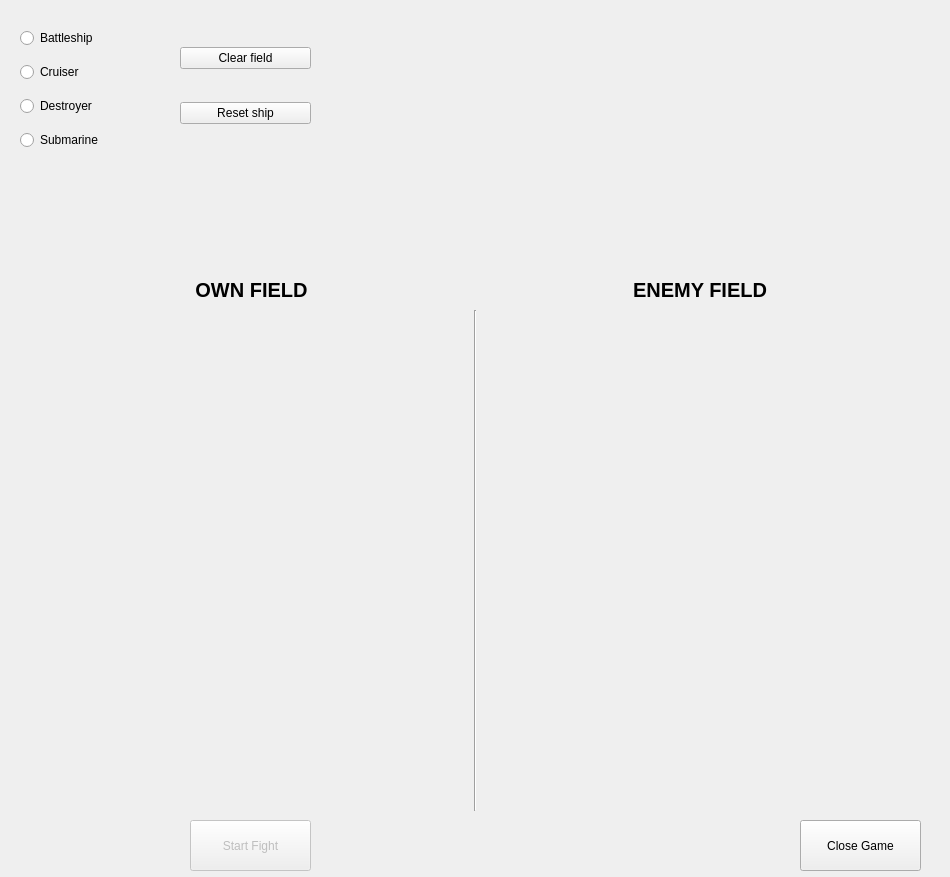
<?xml version="1.0" encoding="UTF-8"?>
<ui version="4.0">
 <class>Battlefield</class>
 <widget class="QWidget" name="Battlefield">
  <property name="geometry">
   <rect>
    <x>0</x>
    <y>0</y>
    <width>950</width>
    <height>877</height>
   </rect>
  </property>
  <property name="windowTitle">
   <string>Battlefield</string>
  </property>
  <widget class="QWidget" name="horizontalLayoutWidget">
   <property name="geometry">
    <rect>
     <x>30</x>
     <y>310</y>
     <width>891</width>
     <height>501</height>
    </rect>
   </property>
   <layout class="QHBoxLayout" name="horizontalLayout">
    <item>
     <layout class="QGridLayout" name="bfGridOwnShips"/>
    </item>
    <item>
     <widget class="Line" name="bfSeparator">
      <property name="layoutDirection">
       <enum>Qt::RightToLeft</enum>
      </property>
      <property name="orientation">
       <enum>Qt::Vertical</enum>
      </property>
     </widget>
    </item>
    <item>
     <layout class="QGridLayout" name="bfGridEnemyShips"/>
    </item>
   </layout>
  </widget>
  <widget class="QWidget" name="verticalLayoutWidget">
   <property name="geometry">
    <rect>
     <x>20</x>
     <y>20</y>
     <width>160</width>
     <height>141</height>
    </rect>
   </property>
   <layout class="QVBoxLayout" name="verticalLayout">
    <item>
     <widget class="QRadioButton" name="bfRadioBattleship">
      <property name="text">
       <string>Battleship</string>
      </property>
     </widget>
    </item>
    <item>
     <widget class="QRadioButton" name="bfRadioCruiser">
      <property name="text">
       <string>Cruiser</string>
      </property>
     </widget>
    </item>
    <item>
     <widget class="QRadioButton" name="bfRadioDestroyer">
      <property name="text">
       <string>Destroyer</string>
      </property>
     </widget>
    </item>
    <item>
     <widget class="QRadioButton" name="bfRadioSubmarine">
      <property name="text">
       <string>Submarine</string>
      </property>
     </widget>
    </item>
   </layout>
  </widget>
  <widget class="QWidget" name="gridLayoutWidget">
   <property name="geometry">
    <rect>
     <x>180</x>
     <y>20</y>
     <width>131</width>
     <height>131</height>
    </rect>
   </property>
   <layout class="QGridLayout" name="gridLayout">
    <item row="0" column="0">
     <widget class="QPushButton" name="bfBtnNewGame">
      <property name="text">
       <string>Clear field</string>
      </property>
     </widget>
    </item>
    <item row="1" column="0">
     <widget class="QPushButton" name="bfBtnUndo">
      <property name="text">
       <string>Reset ship</string>
      </property>
     </widget>
    </item>
   </layout>
  </widget>
  <widget class="QPushButton" name="bfBtnStart">
   <property name="enabled">
    <bool>false</bool>
   </property>
   <property name="geometry">
    <rect>
     <x>190</x>
     <y>820</y>
     <width>121</width>
     <height>51</height>
    </rect>
   </property>
   <property name="text">
    <string>Start Fight</string>
   </property>
  </widget>
  <widget class="QWidget" name="horizontalLayoutWidget_2">
   <property name="geometry">
    <rect>
     <x>30</x>
     <y>250</y>
     <width>891</width>
     <height>80</height>
    </rect>
   </property>
   <layout class="QHBoxLayout" name="horizontalLayout_2">
    <item>
     <widget class="QLabel" name="label">
      <property name="styleSheet">
       <string notr="true">font-weight: bold;
font-size: 20px;
</string>
      </property>
      <property name="text">
       <string>OWN FIELD</string>
      </property>
      <property name="alignment">
       <set>Qt::AlignCenter</set>
      </property>
     </widget>
    </item>
    <item>
     <widget class="QLabel" name="label_2">
      <property name="styleSheet">
       <string notr="true">font-weight: bold;
font-size: 20px;
</string>
      </property>
      <property name="text">
       <string>ENEMY FIELD</string>
      </property>
      <property name="alignment">
       <set>Qt::AlignCenter</set>
      </property>
     </widget>
    </item>
   </layout>
  </widget>
  <widget class="QPushButton" name="bfBtnCloseMain">
   <property name="enabled">
    <bool>true</bool>
   </property>
   <property name="geometry">
    <rect>
     <x>800</x>
     <y>820</y>
     <width>121</width>
     <height>51</height>
    </rect>
   </property>
   <property name="text">
    <string>Close Game</string>
   </property>
  </widget>
 </widget>
 <resources/>
 <connections/>
</ui>
